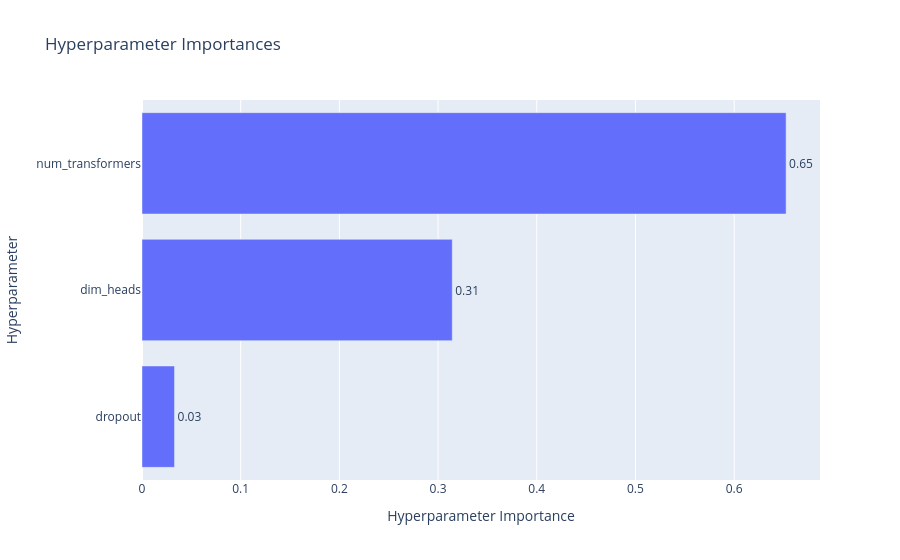

Write notebook code for a chart like this one.
### Code cell
optuna.visualization.plot_param_importances(
    structure_study, target=lambda t: t.values[1], target_name="accuracy"
)

### Figure 1 — Plotly figure (JSON) as saved in the notebook; plotly's stock layout.template omitted (floating-point values rounded to 4 significant figures)
{"data": [{"cliponaxis": false, "hovertemplate": ["dropout (CategoricalDistribution): 0.03296418382564243<extra></extra>", "dim_heads (CategoricalDistribution): 0.3143710513080464<extra></extra>", "num_transformers (IntDistribution): 0.6526647648663112<extra></extra>"], "name": "accuracy", "orientation": "h", "text": ["0.03", "0.31", "0.65"], "textposition": "outside", "type": "bar", "x": [0.03296, 0.3144, 0.6527], "y": ["dropout", "dim_heads", "num_transformers"]}], "layout": {"title": {"text": "Hyperparameter Importances"}, "xaxis": {"title": {"text": "Hyperparameter Importance"}}, "yaxis": {"title": {"text": "Hyperparameter"}}}}
